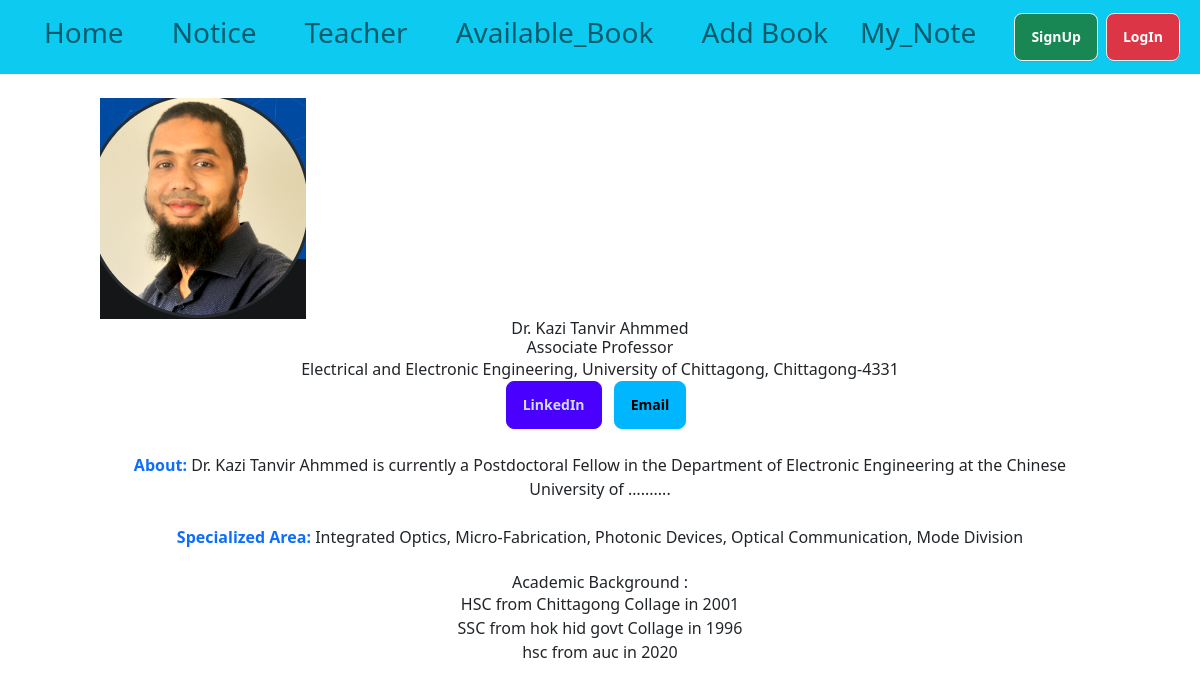
Page /faculty/details/1 on the committed database.
### faculty/models.py (models this page shows, shortened)
class Faculty(models.Model):
    name = models.CharField(max_length=200)
    position = models.CharField(max_length=200)
    department = models.CharField(max_length=200)
    email = models.EmailField()
    office_address = models.CharField(max_length=300)
    picture = models.ImageField(upload_to='faculty_pictures/', blank=True, null=True)
    linkedin = models.URLField(blank=True, null=True)
    academic_background = models.TextField()
    area_of_interest = models.TextField(blank=True, null=True)
    publications = models.URLField(blank=True, null=True)

class AcademicBackground(models.Model):
    faculty = models.ForeignKey('Faculty', on_delete=models.CASCADE, related_name='academic_backgrounds')
    title = models.CharField(max_length=200)
    institution = models.CharField(max_length=200)
    passing_year = models.CharField(max_length=50)

### faculty/views.py (the view)
# urls.py: path('details/<int:id>', views.teacher_details, name='teacher_details'),
def teacher_details(request, id):
    teacher = Faculty.objects.get(pk=id)
    academic_backgrounds = AcademicBackground.objects.all()
    return render(request, 'faculty/teacher_details.html', {'teacher': teacher,
        'academic_backgrounds': academic_backgrounds
    })

### faculty/templates/faculty/teacher_details.html (shortened to what this page needs)
{% extends 'base.html' %}
{% block content %}
<br>
<div class="faculty-item text-center m-auto">
    {% if teacher.picture %}
        <img src="{{ teacher.picture.url }}" alt="Sir pic" class="teacher-picture"/>
    {% endif %}
    <h1>{{ teacher.name }}</h1>
    <h5>{{ teacher.position }}</h5>
    <p>{{ teacher.office_address }}</p>
    {% if teacher.linkedin %}
        <a href="{{ teacher.linkedin }}" class="btn btn-primary" target="_blank">LinkedIn</a>
    {% endif %}
    {% if teacher.email %}
        <a href="mailto:{{ teacher.email }}" class="btn btn-info mx-2" target="_blank">Email</a>
    {% endif %}
    <br><br>
    <span class="text-primary fw-bold">About:</span>
    <span>{{teacher.academic_background | truncatewords:20}}.......</span>
    <br><br>
    <span class="text-primary fw-bold">Specialized Area:</span>
    <span>{{teacher.area_of_interest}}</span> <br><br>
    <h3>Academic Background :</h3>
    <ul>
        {% for background in academic_backgrounds %}
            <ul>{{ background.title }} from {{ background.institution }} in {{ background.passing_year }}</ul>
        {% endfor %}
    </ul>
</div>
{% endblock %}

### rows in the picture
Faculty: picture (picture), name "Dr. Kazi Tanvir Ahmmed", position "Associate Professor", office_address "Electrical and Electronic Engineering, University of Chittagong, Chittagong-4331", academic_background "Dr. Kazi Tanvir Ahmmed is currently a Postdoctoral Fellow in the Department of Electronic Engineering at the Chinese University of …", area_of_interest "Integrated Optics, Micro-Fabrication, Photonic Devices, Optical Communication, Mode Division"
AcademicBackground: title "HSC", institution "Chittagong Collage", passing_year "2001"
AcademicBackground: title "SSC", institution "hok hid govt Collage", passing_year "1996"
AcademicBackground: title "hsc", institution "auc", passing_year "2020"
